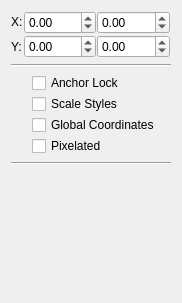
<?xml version="1.0" encoding="UTF-8"?>
<ui version="4.0">
 <author>
    SPDX-FileCopyrightText: none
    SPDX-License-Identifier: GPL-3.0-or-later
  </author>
 <class>DefaultToolGeometryWidget</class>
 <widget class="QWidget" name="DefaultToolGeometryWidget">
  <property name="geometry">
   <rect>
    <x>0</x>
    <y>0</y>
    <width>182</width>
    <height>303</height>
   </rect>
  </property>
  <property name="focusPolicy">
   <enum>Qt::NoFocus</enum>
  </property>
  <layout class="QVBoxLayout" name="verticalLayout_2">
   <item>
    <layout class="QGridLayout" name="gridLayout">
     <property name="spacing">
      <number>1</number>
     </property>
     <item row="0" column="0">
      <widget class="QLabel" name="label">
       <property name="sizePolicy">
        <sizepolicy hsizetype="Fixed" vsizetype="Fixed">
         <horstretch>0</horstretch>
         <verstretch>0</verstretch>
        </sizepolicy>
       </property>
       <property name="text">
        <string>X:</string>
       </property>
      </widget>
     </item>
     <item row="0" column="1">
      <widget class="KisDoubleParseUnitSpinBox" name="positionXSpinBox">
       <property name="sizePolicy">
        <sizepolicy hsizetype="Preferred" vsizetype="Fixed">
         <horstretch>0</horstretch>
         <verstretch>0</verstretch>
        </sizepolicy>
       </property>
       <property name="minimumSize">
        <size>
         <width>30</width>
         <height>0</height>
        </size>
       </property>
       <property name="minimum">
        <double>-10000.000000000000000</double>
       </property>
       <property name="maximum">
        <double>10000.000000000000000</double>
       </property>
      </widget>
     </item>
     <item row="0" column="2">
      <widget class="KisDoubleParseUnitSpinBox" name="widthSpinBox">
       <property name="sizePolicy">
        <sizepolicy hsizetype="Preferred" vsizetype="Fixed">
         <horstretch>0</horstretch>
         <verstretch>0</verstretch>
        </sizepolicy>
       </property>
       <property name="minimumSize">
        <size>
         <width>30</width>
         <height>0</height>
        </size>
       </property>
       <property name="minimum">
        <double>-10000.000000000000000</double>
       </property>
       <property name="maximum">
        <double>10000.000000000000000</double>
       </property>
      </widget>
     </item>
     <item row="0" column="3" rowspan="2">
      <widget class="KoAspectButton" name="aspectButton" native="true">
       <property name="sizePolicy">
        <sizepolicy hsizetype="Fixed" vsizetype="Fixed">
         <horstretch>0</horstretch>
         <verstretch>0</verstretch>
        </sizepolicy>
       </property>
       <property name="text" stdset="0">
        <string/>
       </property>
      </widget>
     </item>
     <item row="1" column="0">
      <widget class="QLabel" name="label_2">
       <property name="text">
        <string>Y:</string>
       </property>
      </widget>
     </item>
     <item row="1" column="1">
      <widget class="KisDoubleParseUnitSpinBox" name="positionYSpinBox">
       <property name="sizePolicy">
        <sizepolicy hsizetype="Preferred" vsizetype="Fixed">
         <horstretch>0</horstretch>
         <verstretch>0</verstretch>
        </sizepolicy>
       </property>
       <property name="minimumSize">
        <size>
         <width>30</width>
         <height>0</height>
        </size>
       </property>
       <property name="minimum">
        <double>-10000.000000000000000</double>
       </property>
       <property name="maximum">
        <double>10000.000000000000000</double>
       </property>
      </widget>
     </item>
     <item row="1" column="2">
      <widget class="KisDoubleParseUnitSpinBox" name="heightSpinBox">
       <property name="sizePolicy">
        <sizepolicy hsizetype="Preferred" vsizetype="Fixed">
         <horstretch>0</horstretch>
         <verstretch>0</verstretch>
        </sizepolicy>
       </property>
       <property name="minimumSize">
        <size>
         <width>30</width>
         <height>0</height>
        </size>
       </property>
       <property name="minimum">
        <double>-10000.000000000000000</double>
       </property>
       <property name="maximum">
        <double>10000.000000000000000</double>
       </property>
      </widget>
     </item>
    </layout>
   </item>
   <item>
    <widget class="Line" name="line">
     <property name="orientation">
      <enum>Qt::Horizontal</enum>
     </property>
    </widget>
   </item>
   <item>
    <layout class="QHBoxLayout" name="horizontalLayout" stretch="0,0,1">
     <property name="spacing">
      <number>1</number>
     </property>
     <item>
      <widget class="KoAnchorSelectionWidget" name="positionSelector" native="true">
       <property name="sizePolicy">
        <sizepolicy hsizetype="Preferred" vsizetype="Preferred">
         <horstretch>0</horstretch>
         <verstretch>0</verstretch>
        </sizepolicy>
       </property>
      </widget>
     </item>
     <item>
      <spacer name="horizontalSpacer">
       <property name="orientation">
        <enum>Qt::Horizontal</enum>
       </property>
       <property name="sizeType">
        <enum>QSizePolicy::MinimumExpanding</enum>
       </property>
       <property name="sizeHint" stdset="0">
        <size>
         <width>20</width>
         <height>20</height>
        </size>
       </property>
      </spacer>
     </item>
     <item>
      <layout class="QVBoxLayout" name="verticalLayout">
       <property name="spacing">
        <number>1</number>
       </property>
       <item>
        <widget class="QCheckBox" name="chkAnchorLock">
         <property name="text">
          <string>Anchor Lock</string>
         </property>
        </widget>
       </item>
       <item>
        <widget class="QCheckBox" name="chkUniformScaling">
         <property name="toolTip">
          <string>&lt;html&gt;&lt;head/&gt;&lt;body&gt;&lt;p&gt;When &amp;quot;Scale Styles&amp;quot; is &lt;span style=&quot; font-weight:600;&quot;&gt;enabled&lt;/span&gt;, the shape's stroke is scaled with the shape itself.&lt;/p&gt;&lt;p&gt;In the &lt;span style=&quot; font-weight:600;&quot;&gt;disabled&lt;/span&gt; state, only the shape is resized, keeping the stroke width and style unaltered.&lt;/p&gt;&lt;/body&gt;&lt;/html&gt;</string>
         </property>
         <property name="text">
          <string>Scale Styles</string>
         </property>
        </widget>
       </item>
       <item>
        <widget class="QCheckBox" name="chkGlobalCoordinates">
         <property name="minimumSize">
          <size>
           <width>50</width>
           <height>0</height>
          </size>
         </property>
         <property name="toolTip">
          <string>&lt;html&gt;&lt;head/&gt;&lt;body&gt;&lt;p&gt;In &amp;quot;Global Coordinates&amp;quot; mode Width and Height fields show the size of the shape's bounding box in image-aligned coordinates, even when the shape is rotated or has any other transform. &lt;/p&gt;&lt;p&gt;If &amp;quot;Global Coordinates&amp;quot; mode is disabled, Width and Height fields show the shape's &amp;quot;local&amp;quot; size, before application of any transformations.&lt;/p&gt;&lt;/body&gt;&lt;/html&gt;</string>
         </property>
         <property name="text">
          <string>Global Coordinates</string>
         </property>
        </widget>
       </item>
       <item>
        <widget class="QCheckBox" name="chkPixelated">
         <property name="text">
          <string>Pixelated</string>
         </property>
        </widget>
       </item>
      </layout>
     </item>
    </layout>
   </item>
   <item>
    <widget class="Line" name="line_2">
     <property name="orientation">
      <enum>Qt::Horizontal</enum>
     </property>
    </widget>
   </item>
   <item>
    <widget class="KisShapePropertySlider" name="dblOpacity" native="true"/>
   </item>
   <item>
    <spacer name="verticalSpacer">
     <property name="orientation">
      <enum>Qt::Vertical</enum>
     </property>
     <property name="sizeHint" stdset="0">
      <size>
       <width>20</width>
       <height>1</height>
      </size>
     </property>
    </spacer>
   </item>
  </layout>
 </widget>
 <customwidgets>
  <customwidget>
   <class>KoAspectButton</class>
   <extends>QWidget</extends>
   <header>KoAspectButton.h</header>
   <container>1</container>
  </customwidget>
  <customwidget>
   <class>KisDoubleParseUnitSpinBox</class>
   <extends>QDoubleSpinBox</extends>
   <header>kis_double_parse_unit_spin_box.h</header>
  </customwidget>
  <customwidget>
   <class>KoAnchorSelectionWidget</class>
   <extends>QWidget</extends>
   <header>KoAnchorSelectionWidget.h</header>
   <container>1</container>
  </customwidget>
  <customwidget>
   <class>KisShapePropertySlider</class>
   <extends>QWidget</extends>
   <header location="global">KisSelectionPropertySlider.h</header>
   <container>1</container>
  </customwidget>
 </customwidgets>
 <tabstops>
  <tabstop>positionXSpinBox</tabstop>
  <tabstop>positionYSpinBox</tabstop>
  <tabstop>widthSpinBox</tabstop>
  <tabstop>heightSpinBox</tabstop>
 </tabstops>
 <resources/>
 <connections/>
</ui>
